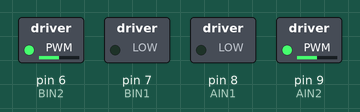
Simulated run of this sketch. Board: Arduino Uno, built with avr-gcc and run on an emulated ATmega328P. Shown: switched loads named in the sketch (green lamp = pin HIGH).

Above: at 0.05 s.
At 0.75 s:
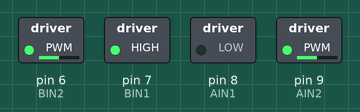
Timing chart, 0 to 3.0 s (numbered marks = the images above):
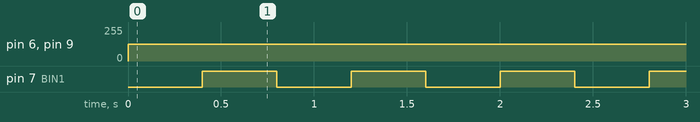

The sketch:

primeros_pasos.ino
```cpp
void setup() {
  // put your setup code here, to run once:

}

void loop() {
  // put your main code here, to run repeatedly:
  drive(50,50,400);
  drive(50,-50,400);
}

// Drive permite manejar los motores
// Izquierda y derecha admite valores de -100 a 100
// Tiempo en milisegundos
void drive(int izquierda, int derecha, int tiempo)
{
  //Arduino UNO y driver TB6612/DRV8833
  const int AIN2 = 9; // PWMA
  const int AIN1 = 8;
  const int BIN1 = 7;
  const int BIN2 = 6; // PWMB

  pinMode(AIN1,OUTPUT);
  pinMode(AIN2,OUTPUT);
  pinMode(BIN1,OUTPUT);
  pinMode(BIN2,OUTPUT);

  izquierda=map(constrain(izquierda,-100,100),-100,100,-255,255);
  derecha=map(constrain(derecha,-100,100),-100,100,-255,255);

  digitalWrite(AIN1, izquierda<0);
  analogWrite(AIN2, izquierda + 255 * (izquierda < 0));
  digitalWrite(BIN1, derecha < 0);
  analogWrite(BIN2, derecha + 255 * (derecha < 0));

  delay(tiempo);
}
```

Measured:
- by itself, pin 6 (BIN2), pin 9 (AIN2): 0/255 → 127/255 at 0.00 s
- by itself, pin 7 (BIN1): alternates HIGH for 0.40 s and LOW for 0.40 s
